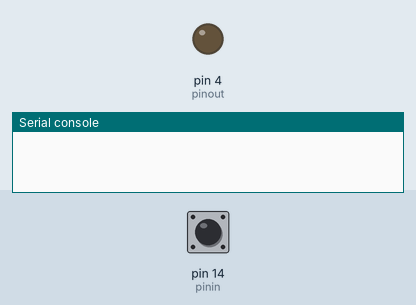
A program run on a simulated MicroPython board. Parts: output pins drawn as LEDs (lit = HIGH), the last lines printed to the serial console. The inputs (shaded band) are chosen by the test bench; at power-on: pin 14 (pinin) HIGH.

Above: at 1.2 s.
1.3 s: pin 14 (pinin) pulled LOW for 3.2 s
At 3.0 s:
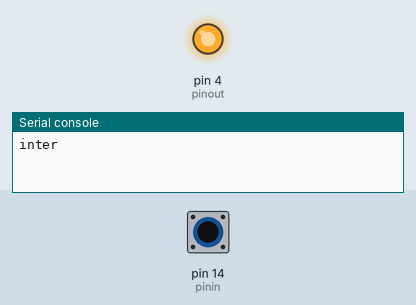
Timing chart, 0 to 7.0 s (numbered marks = the images above; inputs shaded):
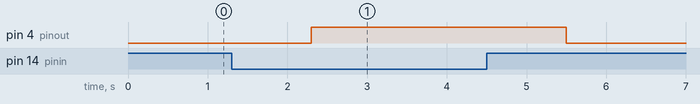

Measured:
- after the input at 1.3 s, pin 4 (pinout): LOW → HIGH after 1.0 s, → LOW 3.2 s later

The program:

test.py
```python
import time
from machine import Pin

pinout = Pin(4, Pin.OUT)
pinin = Pin(14, Pin.IN, Pin.PULL_UP)  #D5
zmiana = 0
a=0

if (pinin.value()==0):
  pinout.value(1)
else:
  pinout.value(0)


def handle_interrupt(pin):
    time.sleep(1)
    if (pinin.value()==0):
        pinout.value(1)
    else:
        pinout.value(0)
    print("inter")


def handle_interrupt2(pin):
    time.sleep(1)
    pinout.value(0)
    print ("inter2")


pinin.irq(trigger=3, handler=handle_interrupt)
#pinin.irq(trigger=Pin.IRQ_RISING, handler=handle_interrupt2)
```
